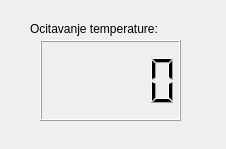
<?xml version="1.0" encoding="UTF-8"?>
<ui version="4.0">
 <class>Dialog</class>
 <widget class="QDialog" name="Dialog">
  <property name="geometry">
   <rect>
    <x>0</x>
    <y>0</y>
    <width>226</width>
    <height>149</height>
   </rect>
  </property>
  <property name="windowTitle">
   <string>Dialog</string>
  </property>
  <widget class="QLCDNumber" name="lcdNumber">
   <property name="geometry">
    <rect>
     <x>40</x>
     <y>40</y>
     <width>141</width>
     <height>81</height>
    </rect>
   </property>
  </widget>
  <widget class="QLabel" name="label">
   <property name="geometry">
    <rect>
     <x>30</x>
     <y>20</y>
     <width>181</width>
     <height>17</height>
    </rect>
   </property>
   <property name="text">
    <string>Ocitavanje temperature:</string>
   </property>
  </widget>
 </widget>
 <resources/>
 <connections/>
</ui>
